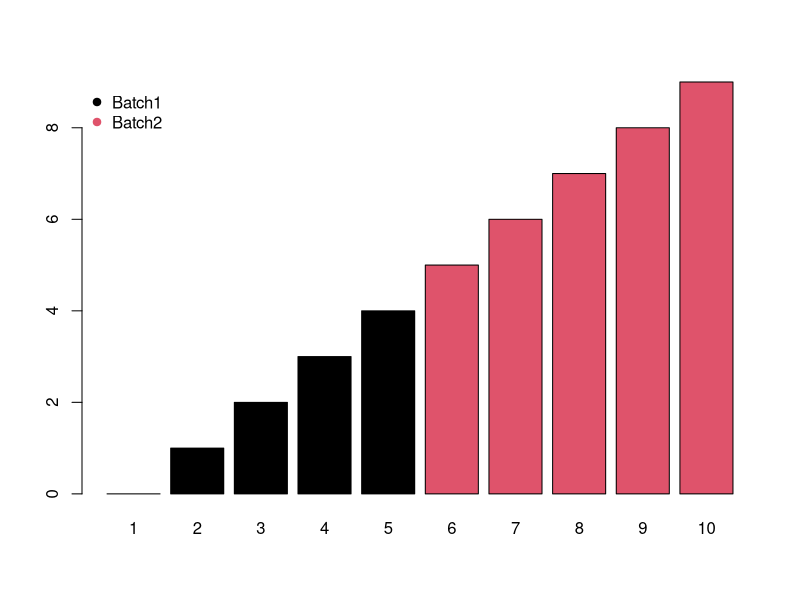
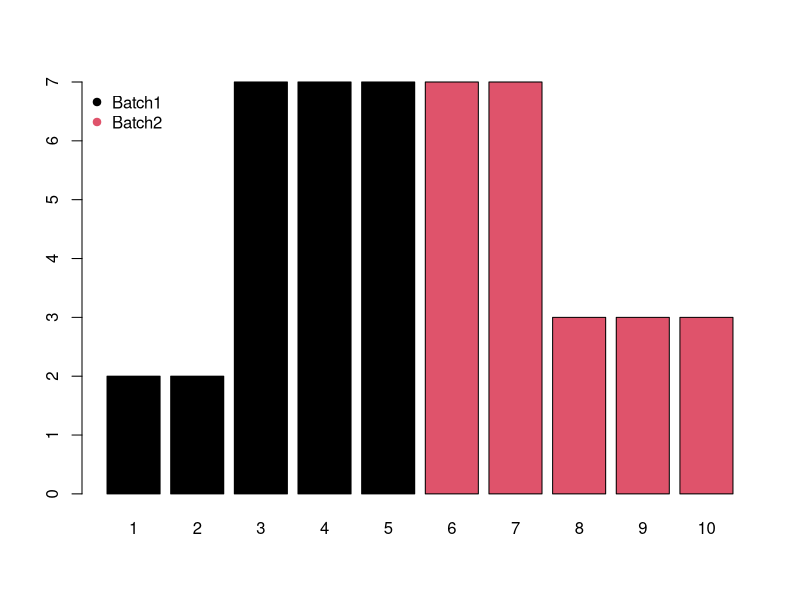
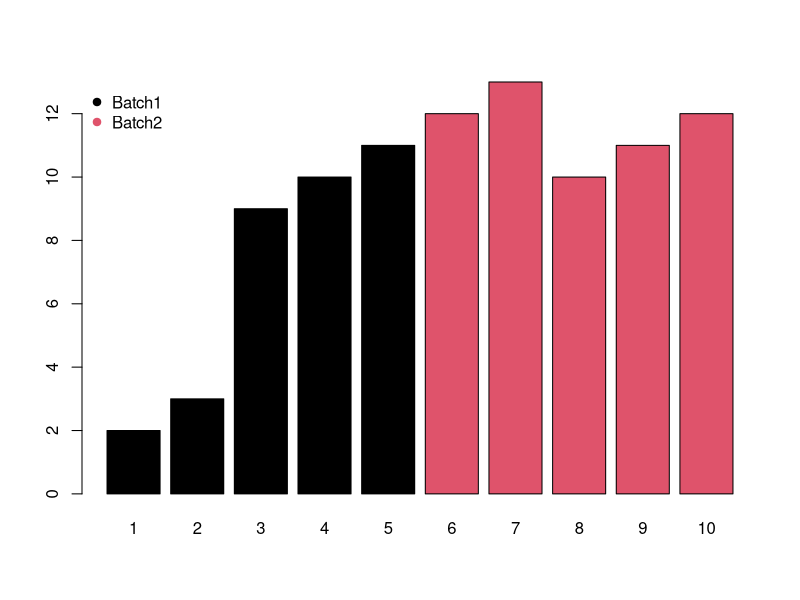
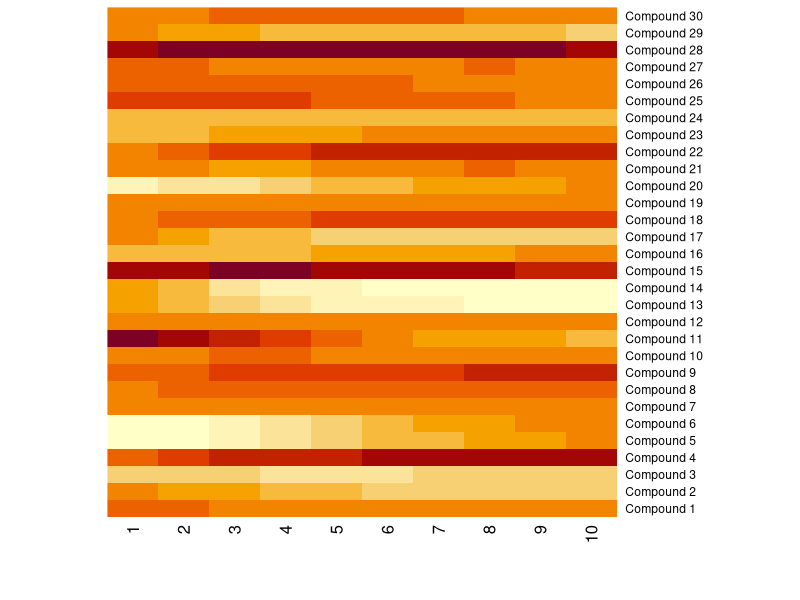
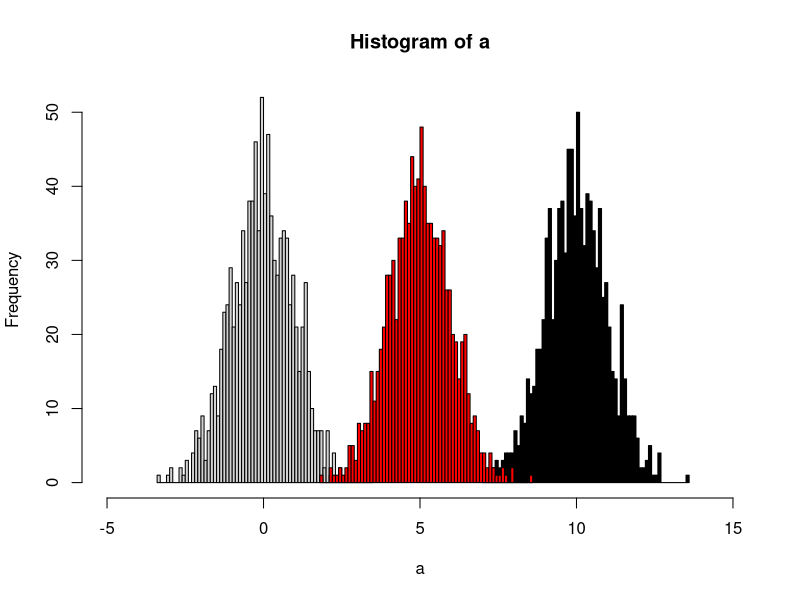
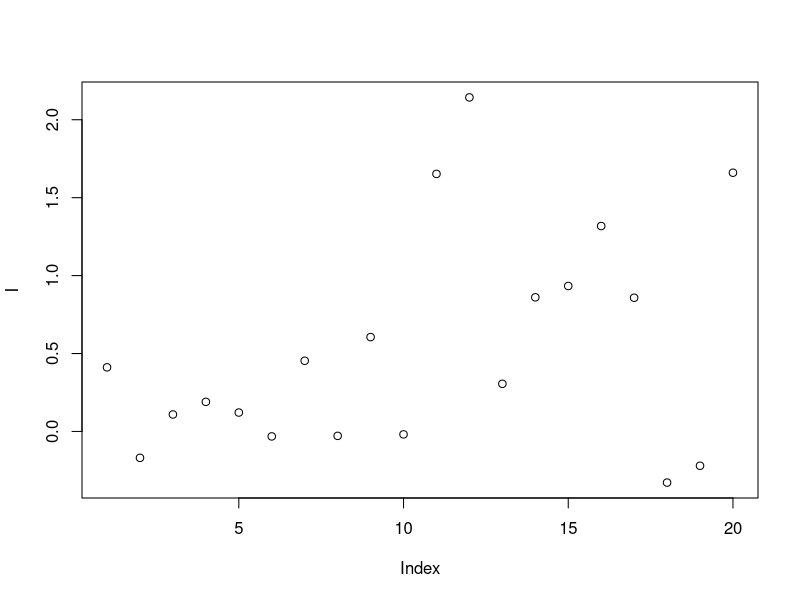
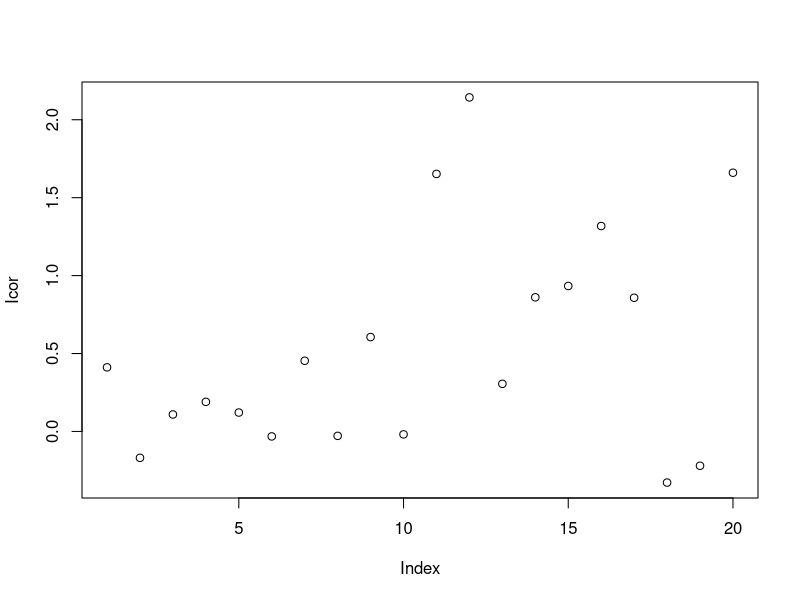
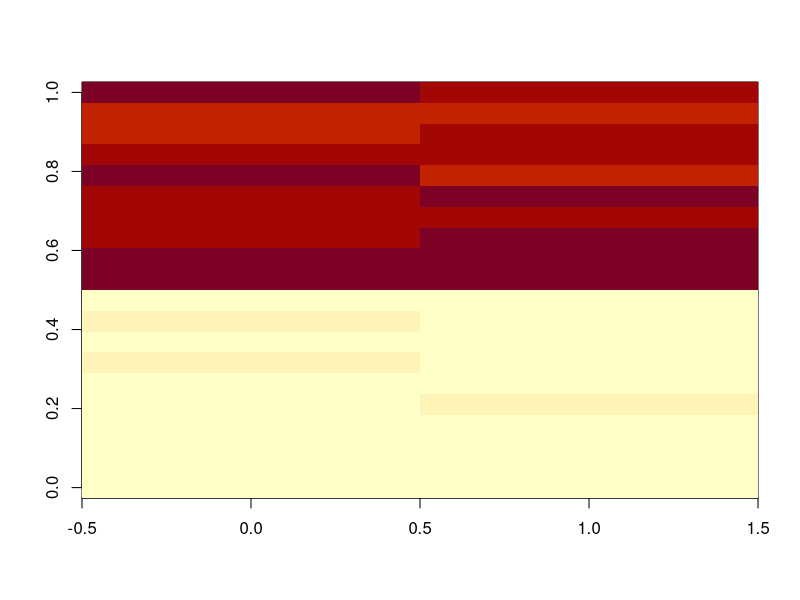

The R source for these figures, in order:
## ---- chunk 1
batch <- seq(0,9,length.out = 10)
group <- factor(c(rep(1,5),rep(2,5)))
names(batch) <- as.character(c(1:10))
barplot(batch,col=group)
legend('topleft',legend = c('Batch1','Batch2'),col=c(1,2),pch=19,bty = 'n')
## ---- chunk 2
# Block batch
batch <- c(2,2,7,7,7,7,7,3,3,3)
group <- factor(c(rep(1,5),rep(2,5)))
names(batch) <- as.character(c(1:10))
barplot(batch,col=group)
legend('topleft',legend = c('Batch1','Batch2'),col=c(1,2),pch=19,bty = 'n')
## ---- chunk 3
# Mixed batch
batch <- c(2,2,7,7,7,7,7,3,3,3) + seq(0,9,length.out = 10)
group <- factor(c(rep(1,5),rep(2,5)))
names(batch) <- as.character(c(1:10))
barplot(batch,col=group)
legend('topleft',legend = c('Batch1','Batch2'),col=c(1,2),pch=19,bty = 'n')
## ---- chunk 4
getsample <- function(n){
        batch <- NULL
        for (i in 1:n){
        batchin <- seq(1,10,length.out = 10) * rnorm(1)
        batchde <- seq(10,1,length.out = 10) * rnorm(1)
        batchblock <- c(rep(rnorm(1),2),rep(rnorm(1),5),rep(rnorm(1),3))
        
        batchtemp <- batchin*sample(c(0,1),1) + batchde*sample(c(0,1),1) + batchblock*sample(c(0,1),1)
        
        batch <- rbind(batch,batchtemp)
        }
        return(batch)
}

d <- getsample(30)
rownames(d) <- paste('Compound',c(1:30))
heatmap(d, Colv = NA, Rowv = NA, scale="column")
## ---- chunk 5
set.seed(30)
# real peaks
group <- factor(c(rep(1,5),rep(2,5)))
con <- c(rnorm(5,5),rnorm(5,8))
re <- t.test(con~group)
# real peaks
group <- factor(c(rep(1,5),rep(2,5)))
con <- c(rnorm(5,5),rnorm(5,8))
batch <- seq(0,5,length.out = 10)
ins <- batch+con
re <- t.test(ins~group)

index <- sample(10)
ins <- batch+con[index]
re <- t.test(ins~group[index])
## ---- chunk 6
# real peaks
group <- factor(c(rep(1,5),rep(2,5)))
con <- c(rnorm(5,5),rnorm(5,8))
batch <- seq(5,0,length.out = 10)
ins <- batch+con
re <- t.test(ins~group)
## ---- chunk 7
set.seed(42)
a <- rnorm(1000)
# b sufferred batch effect with a bias of 10
b <- rnorm(1000,10)
hist(a,xlim=c(-5,15),breaks = 50)
hist(b,col = 'black', breaks = 50, add=T)
# quantile normalized
cor <- (a[order(a)]+b[order(b)])/2
# reorder
cor <- cor[order(order(a))]
hist(cor,col = 'red', breaks = 50, add=T)
## ---- chunk 8
set.seed(42)
# raw data
I = c(rnorm(10,mean = 0, sd = 0.3),rnorm(10,mean = 1, sd = 0.5))
# batch
B = c(rep(0,10),rep(1,10))
# qc
Iqc = c(rnorm(1,mean = 0, sd = 0.3),rnorm(1,mean = 1, sd = 0.5))
# corrected data
Icor = I * median(c(rep(Iqc[1],10),rep(Iqc[2],10)))/mean(c(rep(Iqc[1],10),rep(Iqc[2],10)))
# plot the result
plot(I)
plot(Icor)
## ---- chunk 9
set.seed(42)
# raw data
peaksa <- c(rnorm(10,mean = 10, sd = 0.3),rnorm(10,mean = 20, sd = 0.5))
peaksb <- c(rnorm(10,mean = 10, sd = 0.3),rnorm(10,mean = 20, sd = 0.5))

df <- rbind(peaksa,peaksb)
dfcor <- df/apply(df,2,sum)* sum(apply(df,2,median))

image(df)
image(dfcor)
